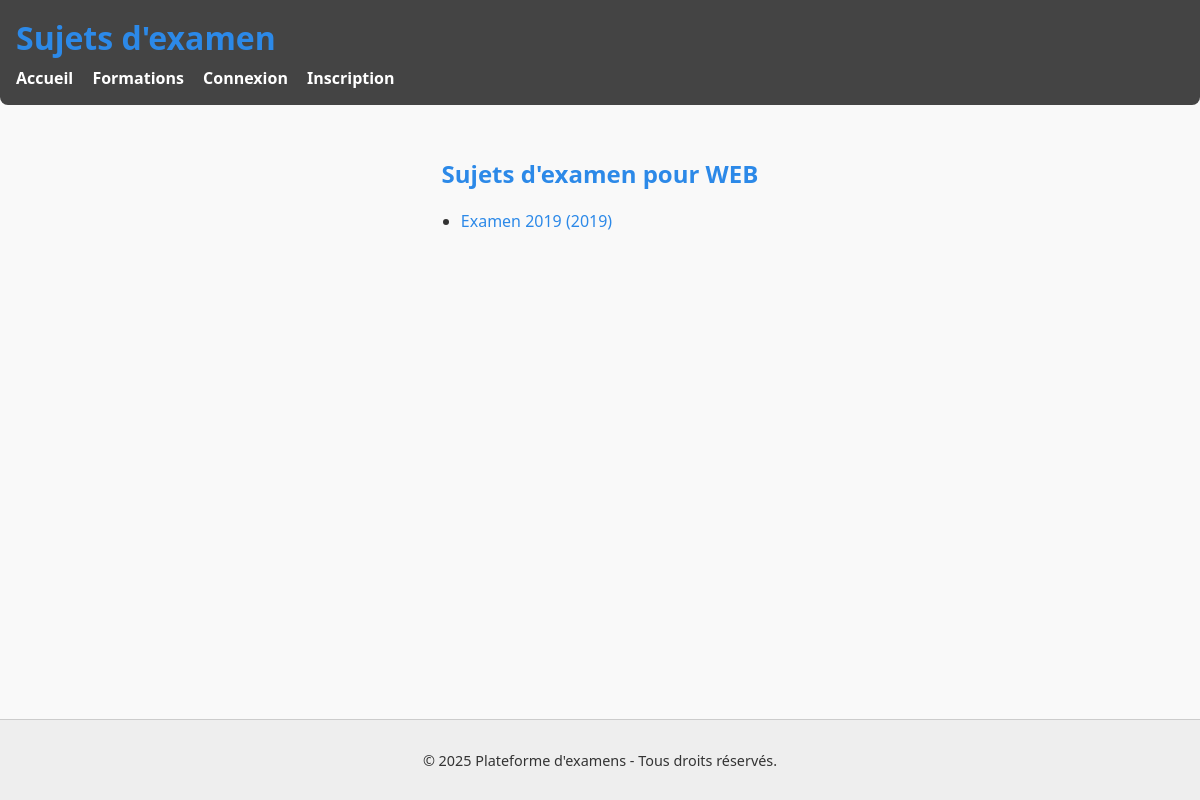
Page /sujets/1 on the committed database.
### tables this page shows
CREATE TABLE formation (
            id INTEGER PRIMARY KEY AUTOINCREMENT,
            name TEXT
        );

CREATE TABLE subject (
            id INTEGER PRIMARY KEY AUTOINCREMENT,
            title TEXT,
            description TEXT,
            year INT,
            course TEXT,
            file_path TEXT,
            formation_id INTEGER
        );

### server.py (the view)
@app.get('/sujets/<int:formation_id>')
def sujets_par_formation(formation_id):
    subjects = model.get_subjects_by_formation(formation_id)
    formation = model.get_formation(formation_id)
    if not formation:
        return "Formation non trouvée", 404
    return render_template('subjects_by_formation.html', subjects=subjects, formation=formation)

### data_model.py (called while the page is built)
def db_fetch(query, args=(), all=False, db_name=DBFILENAME):
  with sqlite3.connect(db_name) as conn:
    conn.row_factory = sqlite3.Row
    cur = conn.execute(query, args)
    if all:
      res = cur.fetchall()
      if res:
        res = [dict(e) for e in res]
      else:
        res = []
    else:
      res = cur.fetchone()
      if res:
        res = dict(res)
  return res

def get_formation(id):
    return db_fetch("SELECT * FROM formation WHERE id = ?", (id,))

def get_subjects_by_formation(formation_id):
    return db_fetch(
        "SELECT * FROM subject WHERE formation_id = ? ORDER BY year DESC",
        (formation_id,),
        all=True
    )

### templates/subjects_by_formation.html (shortened to what this page needs)
{% extends "base.html" %}
{% block content %}
<h2>Sujets d'examen pour {{ formation.name }}</h2>
<ul>
    {% for subject in subjects %}
    <li><a href="{{ url_for('subject_detail', id=subject.id) }}">{{ subject.title }} ({{ subject.year }})</a></li>
    {% endfor %}
</ul>
{% endblock %}

### static/style.css (style rules this page uses)
html, body { height: 100%; margin: 0; padding: 0; display: flex; flex-direction: column; font-family: 'Segoe UI', sans-serif; background-color: #f9f9f9; color: #333; }
h1, h2 { color: #2c89e8; }
a { color: #2c89e8; text-decoration: none; }
ul { padding-left: 1.2rem; }
ul li { margin-bottom: 0.6rem; }

### rows in the picture
formation: name "WEB"
subject: title "Examen 2019", year "2019"

### other values in the picture
{{ 2025 }} "2025"
